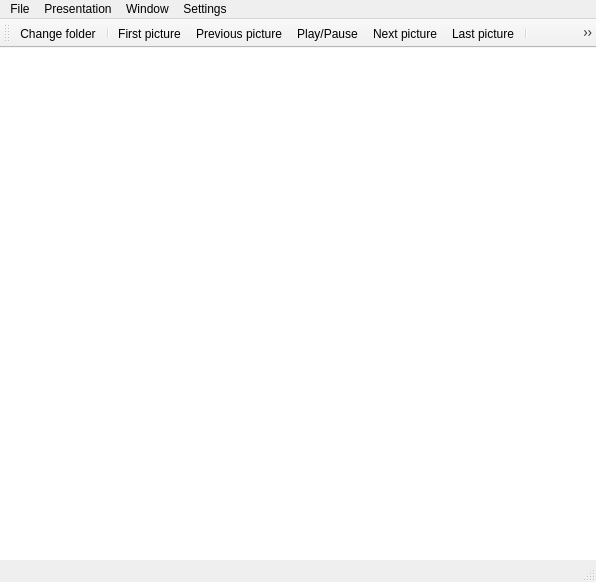
<?xml version="1.0" encoding="UTF-8"?>
<ui version="4.0">
 <class>PhotoViewer</class>
 <widget class="QMainWindow" name="PhotoViewer">
  <property name="geometry">
   <rect>
    <x>0</x>
    <y>0</y>
    <width>596</width>
    <height>582</height>
   </rect>
  </property>
  <property name="windowTitle">
   <string>PhotoViewer</string>
  </property>
  <property name="windowIcon">
   <iconset resource="PhotoViewer.qrc">
    <normaloff>:/images/images/photoviewer-icon.png</normaloff>:/images/images/photoviewer-icon.png</iconset>
  </property>
  <widget class="QWidget" name="centralWidget">
   <layout class="QVBoxLayout" name="verticalLayout">
    <property name="spacing">
     <number>0</number>
    </property>
    <property name="leftMargin">
     <number>0</number>
    </property>
    <property name="topMargin">
     <number>0</number>
    </property>
    <property name="rightMargin">
     <number>0</number>
    </property>
    <property name="bottomMargin">
     <number>0</number>
    </property>
    <item>
     <layout class="QGridLayout" name="gridLayout">
      <property name="spacing">
       <number>6</number>
      </property>
      <item row="0" column="0">
       <widget class="PictureView" name="gvPicture">
        <property name="autoFillBackground">
         <bool>true</bool>
        </property>
        <property name="frameShape">
         <enum>QFrame::NoFrame</enum>
        </property>
        <property name="backgroundBrush">
         <brush brushstyle="Dense4Pattern">
          <color alpha="255">
           <red>198</red>
           <green>198</green>
           <blue>198</blue>
          </color>
         </brush>
        </property>
        <property name="foregroundBrush">
         <brush brushstyle="NoBrush">
          <color alpha="255">
           <red>0</red>
           <green>0</green>
           <blue>0</blue>
          </color>
         </brush>
        </property>
        <property name="interactive">
         <bool>true</bool>
        </property>
       </widget>
      </item>
     </layout>
    </item>
   </layout>
  </widget>
  <widget class="QMenuBar" name="menuBar">
   <property name="geometry">
    <rect>
     <x>0</x>
     <y>0</y>
     <width>596</width>
     <height>20</height>
    </rect>
   </property>
   <widget class="QMenu" name="menuFile">
    <property name="title">
     <string>File</string>
    </property>
    <widget class="QMenu" name="menuRating">
     <property name="title">
      <string>Rating</string>
     </property>
     <addaction name="actionSet_0_stars"/>
     <addaction name="actionSet_1_star"/>
     <addaction name="actionSet_2_stars"/>
     <addaction name="actionSet_3_stars"/>
     <addaction name="actionSet_4_stars"/>
     <addaction name="actionSet_5_stars"/>
    </widget>
    <addaction name="actionChange_folder"/>
    <addaction name="separator"/>
    <addaction name="menuRating"/>
   </widget>
   <widget class="QMenu" name="menuPresentation">
    <property name="title">
     <string>Presentation</string>
    </property>
    <addaction name="actionFirst_picture"/>
    <addaction name="actionPrevious_picture"/>
    <addaction name="actionPlay"/>
    <addaction name="actionNext_picture"/>
    <addaction name="actionLast_picture"/>
   </widget>
   <widget class="QMenu" name="menuWindow">
    <property name="title">
     <string>Window</string>
    </property>
    <addaction name="actionFull_screen"/>
   </widget>
   <widget class="QMenu" name="menuSettings">
    <property name="title">
     <string>Settings</string>
    </property>
    <addaction name="actionShow_toolbar"/>
    <addaction name="separator"/>
    <addaction name="actionConfig"/>
   </widget>
   <addaction name="menuFile"/>
   <addaction name="menuPresentation"/>
   <addaction name="menuWindow"/>
   <addaction name="menuSettings"/>
  </widget>
  <widget class="QToolBar" name="mainToolBar">
   <property name="windowTitle">
    <string>Main toolbar</string>
   </property>
   <attribute name="toolBarArea">
    <enum>TopToolBarArea</enum>
   </attribute>
   <attribute name="toolBarBreak">
    <bool>false</bool>
   </attribute>
   <addaction name="actionChange_folder"/>
   <addaction name="separator"/>
   <addaction name="actionFirst_picture"/>
   <addaction name="actionPrevious_picture"/>
   <addaction name="actionPlay"/>
   <addaction name="actionNext_picture"/>
   <addaction name="actionLast_picture"/>
   <addaction name="separator"/>
   <addaction name="actionFull_screen"/>
   <addaction name="separator"/>
   <addaction name="actionRotate_Left"/>
   <addaction name="actionRotate_Right"/>
  </widget>
  <widget class="QStatusBar" name="statusBar"/>
  <action name="actionChange_folder">
   <property name="icon">
    <iconset resource="PhotoViewer.qrc">
     <normaloff>:/images/images/folder-open.png</normaloff>:/images/images/folder-open.png</iconset>
   </property>
   <property name="text">
    <string>Change folder</string>
   </property>
   <property name="toolTip">
    <string>Change pictures folder</string>
   </property>
  </action>
  <action name="actionPlay">
   <property name="checkable">
    <bool>true</bool>
   </property>
   <property name="icon">
    <iconset resource="PhotoViewer.qrc">
     <normaloff>:/images/images/media-playback-start.png</normaloff>
     <normalon>:/images/images/media-playback-pause.png</normalon>:/images/images/media-playback-start.png</iconset>
   </property>
   <property name="text">
    <string>Play/Pause</string>
   </property>
   <property name="toolTip">
    <string>Play/Pause</string>
   </property>
  </action>
  <action name="actionNext_picture">
   <property name="icon">
    <iconset resource="PhotoViewer.qrc">
     <normaloff>:/images/images/media-seek-forward.png</normaloff>:/images/images/media-seek-forward.png</iconset>
   </property>
   <property name="text">
    <string>Next picture</string>
   </property>
   <property name="shortcut">
    <string>Right</string>
   </property>
  </action>
  <action name="actionPrevious_picture">
   <property name="icon">
    <iconset resource="PhotoViewer.qrc">
     <normaloff>:/images/images/media-seek-backward.png</normaloff>:/images/images/media-seek-backward.png</iconset>
   </property>
   <property name="text">
    <string>Previous picture</string>
   </property>
   <property name="shortcut">
    <string>Left</string>
   </property>
  </action>
  <action name="actionSet_1_star">
   <property name="icon">
    <iconset resource="PhotoViewer.qrc">
     <normaloff>:/images/images/star-on-menu.png</normaloff>
     <activeon>:/images/images/star-on.png</activeon>
     <selectedon>:/images/images/star-on.png</selectedon>:/images/images/star-on-menu.png</iconset>
   </property>
   <property name="text">
    <string>Set 1 star</string>
   </property>
   <property name="shortcut">
    <string>1</string>
   </property>
  </action>
  <action name="actionSet_2_stars">
   <property name="icon">
    <iconset resource="PhotoViewer.qrc">
     <normaloff>:/images/images/star-on-menu-2.png</normaloff>:/images/images/star-on-menu-2.png</iconset>
   </property>
   <property name="text">
    <string>Set 2 stars</string>
   </property>
   <property name="shortcut">
    <string>2</string>
   </property>
  </action>
  <action name="actionSet_3_stars">
   <property name="icon">
    <iconset resource="PhotoViewer.qrc">
     <normaloff>:/images/images/star-on-menu-3.png</normaloff>:/images/images/star-on-menu-3.png</iconset>
   </property>
   <property name="text">
    <string>Set 3 stars</string>
   </property>
   <property name="shortcut">
    <string>3</string>
   </property>
  </action>
  <action name="actionSet_4_stars">
   <property name="icon">
    <iconset resource="PhotoViewer.qrc">
     <normaloff>:/images/images/star-on-menu-4.png</normaloff>:/images/images/star-on-menu-4.png</iconset>
   </property>
   <property name="text">
    <string>Set 4 stars</string>
   </property>
   <property name="shortcut">
    <string>4</string>
   </property>
  </action>
  <action name="actionSet_5_stars">
   <property name="icon">
    <iconset resource="PhotoViewer.qrc">
     <normaloff>:/images/images/star-on-menu-5.png</normaloff>:/images/images/star-on-menu-5.png</iconset>
   </property>
   <property name="text">
    <string>Set 5 stars</string>
   </property>
   <property name="shortcut">
    <string>5</string>
   </property>
  </action>
  <action name="actionSet_0_stars">
   <property name="icon">
    <iconset resource="PhotoViewer.qrc">
     <normaloff>:/images/images/star-cancel.png</normaloff>:/images/images/star-cancel.png</iconset>
   </property>
   <property name="text">
    <string>Set 0 stars</string>
   </property>
   <property name="toolTip">
    <string>Set 0 stars</string>
   </property>
   <property name="shortcut">
    <string>0</string>
   </property>
  </action>
  <action name="actionFirst_picture">
   <property name="icon">
    <iconset resource="PhotoViewer.qrc">
     <normaloff>:/images/images/media-skip-backward.png</normaloff>:/images/images/media-skip-backward.png</iconset>
   </property>
   <property name="text">
    <string>First picture</string>
   </property>
   <property name="toolTip">
    <string>First picture</string>
   </property>
   <property name="shortcut">
    <string>Home</string>
   </property>
  </action>
  <action name="actionLast_picture">
   <property name="icon">
    <iconset resource="PhotoViewer.qrc">
     <normaloff>:/images/images/media-skip-forward.png</normaloff>:/images/images/media-skip-forward.png</iconset>
   </property>
   <property name="text">
    <string>Last picture</string>
   </property>
   <property name="toolTip">
    <string>Last picture</string>
   </property>
   <property name="shortcut">
    <string>End</string>
   </property>
  </action>
  <action name="actionFull_screen">
   <property name="checkable">
    <bool>true</bool>
   </property>
   <property name="icon">
    <iconset resource="PhotoViewer.qrc">
     <normaloff>:/images/images/view-fullscreen.svg</normaloff>:/images/images/view-fullscreen.svg</iconset>
   </property>
   <property name="text">
    <string>Full screen</string>
   </property>
   <property name="toolTip">
    <string>View in full screen mode</string>
   </property>
   <property name="shortcut">
    <string>F11</string>
   </property>
  </action>
  <action name="actionExit_full_screen">
   <property name="text">
    <string>Exit full screen</string>
   </property>
   <property name="toolTip">
    <string>Exit full screen mode</string>
   </property>
   <property name="shortcut">
    <string>Esc</string>
   </property>
  </action>
  <action name="actionRotate_Left">
   <property name="icon">
    <iconset resource="PhotoViewer.qrc">
     <normaloff>:/images/images/mono_rotate_left.png</normaloff>:/images/images/mono_rotate_left.png</iconset>
   </property>
   <property name="text">
    <string>Rotate Left</string>
   </property>
   <property name="toolTip">
    <string>Rotate image to the left</string>
   </property>
   <property name="shortcut">
    <string>Up</string>
   </property>
  </action>
  <action name="actionRotate_Right">
   <property name="icon">
    <iconset resource="PhotoViewer.qrc">
     <normaloff>:/images/images/mono_rotate_right.png</normaloff>:/images/images/mono_rotate_right.png</iconset>
   </property>
   <property name="text">
    <string>Rotate Right</string>
   </property>
   <property name="toolTip">
    <string>Rotate image to the right</string>
   </property>
   <property name="shortcut">
    <string>Down</string>
   </property>
  </action>
  <action name="actionShow_toolbar">
   <property name="checkable">
    <bool>true</bool>
   </property>
   <property name="text">
    <string>Show toolbar</string>
   </property>
  </action>
  <action name="actionConfig">
   <property name="text">
    <string>Configure Photoviewer</string>
   </property>
  </action>
 </widget>
 <layoutdefault spacing="6" margin="11"/>
 <customwidgets>
  <customwidget>
   <class>PictureView</class>
   <extends>QGraphicsView</extends>
   <header>pictureview.h</header>
  </customwidget>
 </customwidgets>
 <resources>
  <include location="PhotoViewer.qrc"/>
 </resources>
 <connections/>
</ui>
